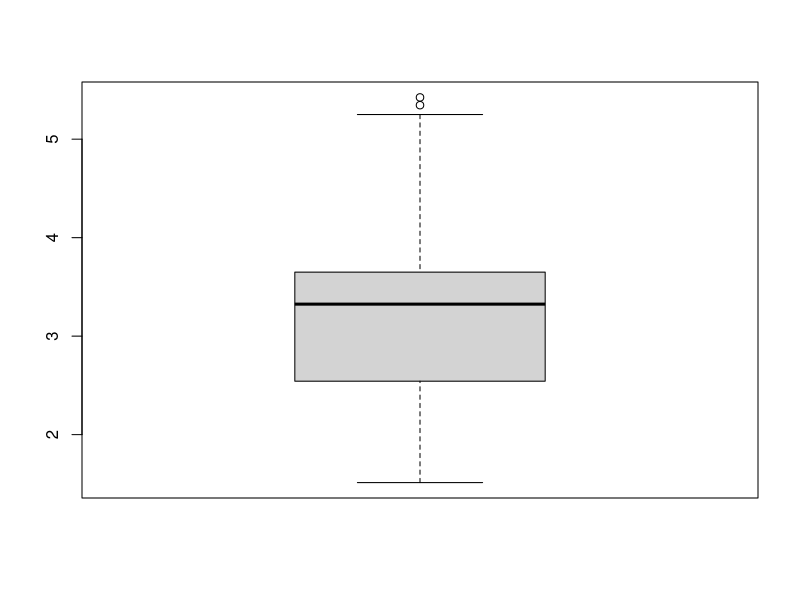
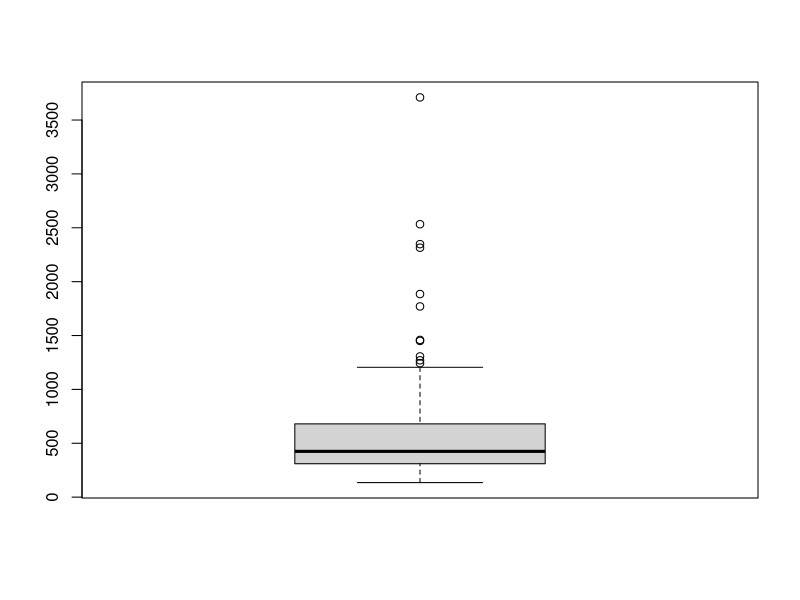
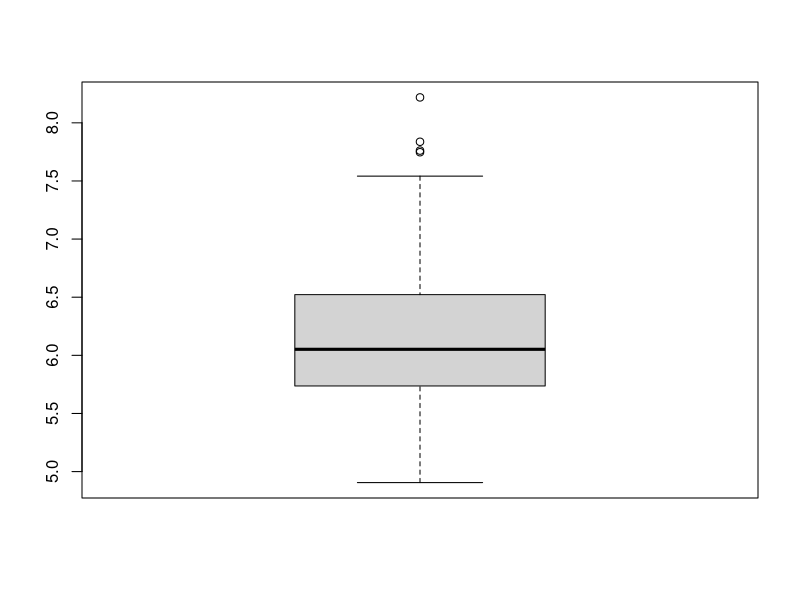

R code for these plots, in order: (Note: this script raises an error after producing the figures.)
#This is the R code for Applied Unsupervised Learning with R, lesson 6

#load the dataset for "mtcars"
data(mtcars)
head(mtcars)

#check the documentation for this dataset
?mtcars

#create a boxplot for car weight
boxplot(mtcars$wt)

#find the highest values (in this case, the outliers)
highest<-mtcars[which(mtcars$wt>5),]
print(highest)

#load the rivers dataset
data(rivers)
head(rivers)
?rivers
boxplot(rivers)

#perform a logarithm transformation and look at the resulting boxplot
log_rivers<-log(rivers)
boxplot(log_rivers)

#find the interquartile range of the rivers data
iqr<-unname(quantile(rivers,.75)-quantile(rivers,.25))

#find the upper and lower limits for non-outlier data
upper_limit<-unname(quantile(rivers,.75)+1.5*iqr)
lower_limit<-unname(quantile(rivers,.25)-1.5*iqr)

#classify outliers as points outside our defined upper and lower limits
rivers[which(rivers>upper_limit | rivers<lower_limit)]

#define different limits based on preference
upper_limit<-unname(quantile(rivers,.75)+3*iqr)
lower_limit<-unname(quantile(rivers,.25)-3*iqr)

#load rivers data
data(rivers)

#get the standard deviation of rivers data
st_dev<-sd(rivers)

#determine the z-scores of the data
z_scores<-(rivers-mean(rivers))/st_dev

#classify outliers based on observations with z_scores above or below 2
outliers<-rivers[which(z_scores>2 | z_scores<(-2))]

#rename columns of height-weight data
names(raw)<-c('index','height','weight')

#plot the height-weight data and observe the patterns
plot(raw$height,raw$weight)

#calculate the centroid of the data
centroid<-c(mean(raw$height),mean(raw$weight))

#example of the distance between a given point and the centroid
example_distance<-raw[1,c('height','weight')]-centroid

#get the covariance matrix of the data, and that matrix's inverse
cov_mat<-cov(raw[,c('height','weight')])
inv_cov_mat<-solve(cov_mat)

#get the mahalanobis distance between our point and the centroid of the dataset:
mahalanobis_dist<-t(matrix(as.numeric(example_distance)))%*% matrix(inv_cov_mat,nrow=2) %*% matrix(as.numeric(example_distance))

#run a loop that calculates a mahalanobis distance for every point
all_distances<-NULL

k<-1
while(k<=nrow(raw)){
the_distance<-raw[k,c('height','weight')]-centroid
mahalanobis_dist<-t(matrix(as.numeric(the_distance)))%*% matrix(inv_cov_mat,nrow=2) %*% matrix(as.numeric(the_distance))
all_distances<-c(all_distances,mahalanobis_dist)
k<-k+1
}

#plot all observations that have particularly high mahalanobis distances
plot(raw$height,raw$weight)
points(raw$height[which(all_distances>quantile(all_distances,.9))],raw$weight[which(all_distances>quantile(all_distances,.9))],col='red',pch=19)

#seasonality modeling

#clean the raw seasonality data
names(raw)<-c('month','sales')
raw<-raw[1:108,]
raw$period<-1:nrow(raw)

#find the time trend in the data
timetrend<-lm(sales~period+I(log(period)),data=raw)

#obtain fitted values for the time trend
raw$timetrend<-predict(timetrend,raw)

#de-trend the data and plot the result
raw$withouttimetrend<-raw$sales-raw$timetrend
plot(raw$withouttimetrend,type='o')

#create a matrix of monthly data, and get the mean value for each month
seasonsmatrix = t(matrix(data = raw$withouttimetrend, nrow = 12))
seasons = colMeans(seasonsmatrix, na.rm = T)

#create a 9-year repetition of the monthly averages
raw$seasons<-c(rep(seasons,9))

#obtain de-trended, de-cycled data and plot it
raw$error<-raw$sales-raw$timetrend-raw$seasons
plot(raw$error,type='o')

#plot all elements of seasonality modeling together
par(mfrow=c(3,1))
plot(raw$timetrend,type='o')
plot(raw$seasons,type='o')
plot(raw$error,type='o')

#get the standard deviation of the de-trended, de-cycled data
stdev<-sd(raw$error)

#find which data points are more than 2 standard deviations away from the mean of the data
high_outliers<-which(raw$error>(mean(raw$error)+2*sd(raw$error)))
low_outliers<-which(raw$error<(mean(raw$error)-2*sd(raw$error)))

#Examine the observations that we have classified as outliers.

raw[high_outliers,]
raw[low_outliers,]

#plot the points that we have classified as outliers
plot(raw$period,raw$sales,type='o')
points(raw$period[high_outliers],raw$sales[high_outliers],pch=19,col='red')
points(raw$period[low_outliers],raw$sales[low_outliers],pch=19,col='blue')


#create the data for contextual and collective anomalies
x<-1:round(2*pi*100+100)/100
y<-rep(0,round(2*pi*100)+100)
y[1:314]<-sin(x[1:314])
y[415:728]<-sin(x[315:628])
y[100]<-0

#plot the data for contextual and collective anomalies
plot(x,y,type='o')

#calculate a first difference
difference_y<-y[2:length(y)]-y[1:(length(y)-1)]

#boxplot of lag
boxplot(difference_y)

#detect collective anomalies
changes<-NULL
ks<-NULL
k<-51

while(k<(length(y)-50)){
changes<-c(changes,max(abs(y[k-50]),abs(y[k+50])))
ks<-c(ks,k)
k<-k+1
}

boxplot(changes)

#find the collective anomaly
print(ks[which(changes==min(changes))]) 
print(y[ks[which(changes==min(changes))]]) 
